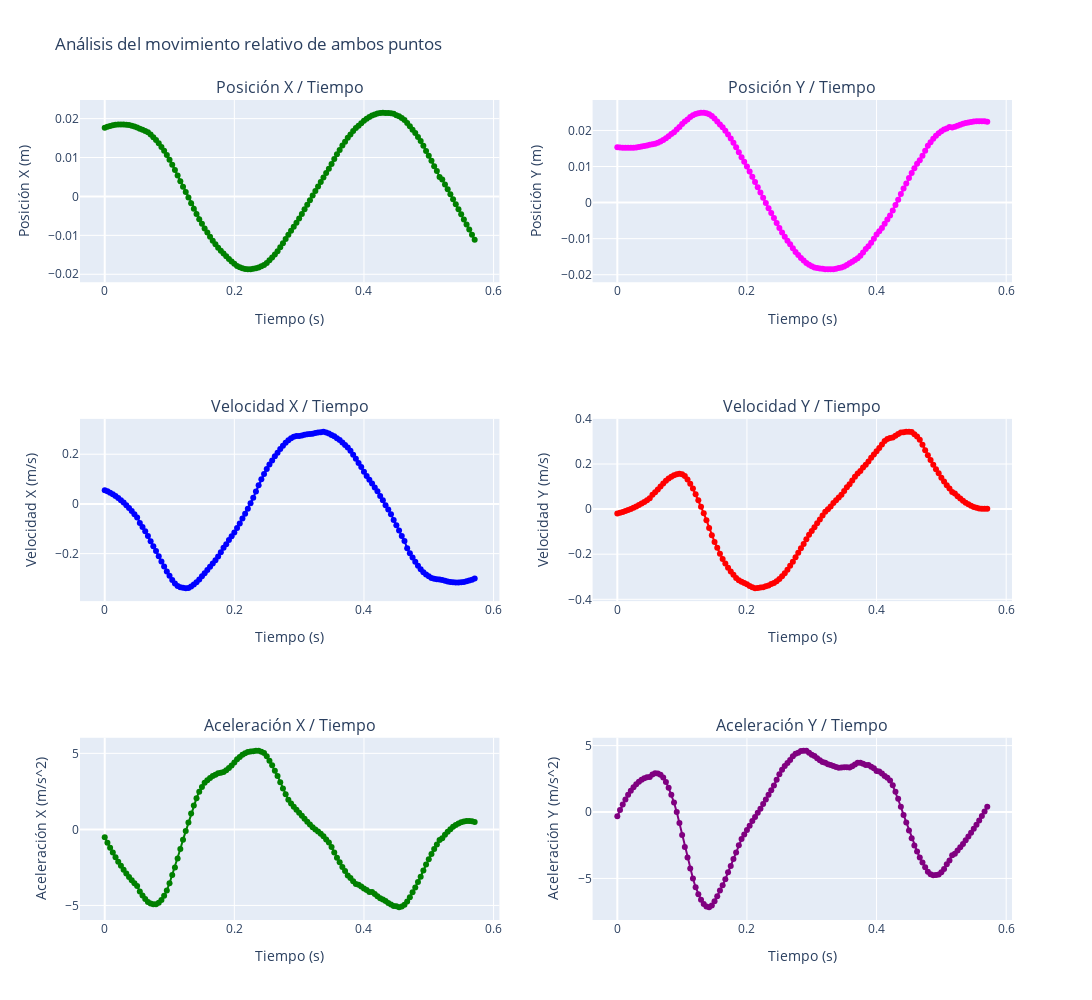

The cell this chart's notebook holds for it:
### Code cell
# Elegir dataframe a graficar
dfG = dfRelativoBordeCentro
dfG_speed = dfRelativoBordeCentro_speed
dfG_acceleration = dfRelativoBordeCentro_acceleration

# Crear figura y ejes
# 3 filas, 2 columnas
fig = make_subplots(rows=3, cols=2, subplot_titles=("Posición X / Tiempo", "Posición Y / Tiempo","Velocidad X / Tiempo", "Velocidad Y / Tiempo", "Aceleración X / Tiempo", "Aceleración Y / Tiempo"))

# Grafica la posición X en funcion del tiempo
fig.update_yaxes(title_text="Posición X (m)", row=1, col=1)
fig.update_xaxes(title_text="Tiempo (s)", row=1, col=1)
fig.add_trace(go.Scatter(x=dfG['Time (sec)'], y=dfG['Relative_Position_X'], mode='lines', marker=dict(color='green')), row=1, col=1)

# Grafica la posición Y / tiempo
fig.update_yaxes(title_text="Posición Y (m)", row=1, col=2)
fig.update_xaxes(title_text="Tiempo (s)", row=1, col=2)
fig.add_trace(go.Scatter(x=dfG['Time (sec)'], y=dfG['Relative_Position_Y'], mode='lines', marker=dict(color='magenta')), row=1, col=2)

# Grafica la velocidad X / tiempo
fig.update_yaxes(title_text="Velocidad X (m/s)", row=2, col=1)
fig.update_xaxes(title_text="Tiempo (s)", row=2, col=1)
fig.add_trace(go.Scatter(x=dfG_speed['Time (sec)'], y=dfG_speed['Relative_Speed_X'], mode='lines', marker=dict(color='blue')), row=2, col=1)

# Grafica la velocidad Y / tiempo
fig.update_yaxes(title_text="Velocidad Y (m/s)", row=2, col=2)
fig.update_xaxes(title_text="Tiempo (s)", row=2, col=2)
fig.add_trace(go.Scatter(x=dfG_speed['Time (sec)'], y=dfG_speed['Relative_Speed_Y'], mode='lines', marker=dict(color='red')), row=2, col=2)

# Grafica la aceleración X / tiempo
fig.update_yaxes(title_text="Aceleración X (m/s^2)", row=3, col=1)
fig.update_xaxes(title_text="Tiempo (s)", row=3, col=1)
fig.add_trace(go.Scatter(x=dfG_acceleration['Time (sec)'], y=dfG_acceleration['Relative_Acceleration_X'], mode='lines', marker=dict(color='green')), row=3, col=1)

# Grafica la aceleración Y / tiempo
fig.update_yaxes(title_text="Aceleración Y (m/s^2)", row=3, col=2)
fig.update_xaxes(title_text="Tiempo (s)", row=3, col=2)
fig.add_trace(go.Scatter(x=dfG_acceleration['Time (sec)'], y=dfG_acceleration['Relative_Acceleration_Y'], mode='lines', marker=dict(color='purple')), row=3, col=2)

# Actualizar los títulos y ajustar el diseño
fig.update_layout(height=1000, width=1200, title_text="Análisis del movimiento relativo de ambos puntos", showlegend=False)

# Mostrar los gráficos
fig.show() # Si hay error acá, revisar el renderer

### Figure 1 — Plotly figure (JSON) as saved in the notebook; plotly's stock layout.template omitted (floating-point values rounded to 4 significant figures; data arrays with more than 128 entries replaced by an {"elided": "..."} marker saying what was removed)
{"data": [{"marker": {"color": "green"}, "mode": "lines+markers", "type": "scatter", "x": {"elided": "138 float values"}, "xaxis": "x", "y": {"elided": "138 float values"}, "yaxis": "y"}, {"marker": {"color": "magenta"}, "mode": "lines+markers", "type": "scatter", "x": {"elided": "138 float values"}, "xaxis": "x2", "y": {"elided": "138 float values"}, "yaxis": "y2"}, {"marker": {"color": "blue"}, "mode": "lines+markers", "type": "scatter", "x": {"elided": "138 float values"}, "xaxis": "x3", "y": {"elided": "138 float values"}, "yaxis": "y3"}, {"marker": {"color": "red"}, "mode": "lines+markers", "type": "scatter", "x": {"elided": "138 float values"}, "xaxis": "x4", "y": {"elided": "138 float values"}, "yaxis": "y4"}, {"marker": {"color": "green"}, "mode": "lines+markers", "type": "scatter", "x": {"elided": "138 float values"}, "xaxis": "x5", "y": {"elided": "138 float values"}, "yaxis": "y5"}, {"marker": {"color": "purple"}, "mode": "lines+markers", "type": "scatter", "x": {"elided": "138 float values"}, "xaxis": "x6", "y": {"elided": "138 float values"}, "yaxis": "y6"}], "layout": {"annotations": [{"font": {"size": 16}, "showarrow": false, "text": "Posición X / Tiempo", "x": 0.225, "xanchor": "center", "xref": "paper", "y": 1, "yanchor": "bottom", "yref": "paper"}, {"font": {"size": 16}, "showarrow": false, "text": "Posición Y / Tiempo", "x": 0.775, "xanchor": "center", "xref": "paper", "y": 1, "yanchor": "bottom", "yref": "paper"}, {"font": {"size": 16}, "showarrow": false, "text": "Velocidad X / Tiempo", "x": 0.225, "xanchor": "center", "xref": "paper", "y": 0.6111, "yanchor": "bottom", "yref": "paper"}, {"font": {"size": 16}, "showarrow": false, "text": "Velocidad Y / Tiempo", "x": 0.775, "xanchor": "center", "xref": "paper", "y": 0.6111, "yanchor": "bottom", "yref": "paper"}, {"font": {"size": 16}, "showarrow": false, "text": "Aceleración X / Tiempo", "x": 0.225, "xanchor": "center", "xref": "paper", "y": 0.2222, "yanchor": "bottom", "yref": "paper"}, {"font": {"size": 16}, "showarrow": false, "text": "Aceleración Y / Tiempo", "x": 0.775, "xanchor": "center", "xref": "paper", "y": 0.2222, "yanchor": "bottom", "yref": "paper"}], "height": 1000, "showlegend": false, "title": {"text": "Análisis del movimiento relativo de ambos puntos"}, "width": 1200, "xaxis": {"anchor": "y", "domain": [0, 0.45], "title": {"text": "Tiempo (s)"}}, "xaxis2": {"anchor": "y2", "domain": [0.55, 1], "title": {"text": "Tiempo (s)"}}, "xaxis3": {"anchor": "y3", "domain": [0, 0.45], "title": {"text": "Tiempo (s)"}}, "xaxis4": {"anchor": "y4", "domain": [0.55, 1], "title": {"text": "Tiempo (s)"}}, "xaxis5": {"anchor": "y5", "domain": [0, 0.45], "title": {"text": "Tiempo (s)"}}, "xaxis6": {"anchor": "y6", "domain": [0.55, 1], "title": {"text": "Tiempo (s)"}}, "yaxis": {"anchor": "x", "domain": [0.7778, 1], "title": {"text": "Posición X (m)"}}, "yaxis2": {"anchor": "x2", "domain": [0.7778, 1], "title": {"text": "Posición Y (m)"}}, "yaxis3": {"anchor": "x3", "domain": [0.3889, 0.6111], "title": {"text": "Velocidad X (m/s)"}}, "yaxis4": {"anchor": "x4", "domain": [0.3889, 0.6111], "title": {"text": "Velocidad Y (m/s)"}}, "yaxis5": {"anchor": "x5", "domain": [0, 0.2222], "title": {"text": "Aceleración X (m/s^2)"}}, "yaxis6": {"anchor": "x6", "domain": [0, 0.2222], "title": {"text": "Aceleración Y (m/s^2)"}}}}
